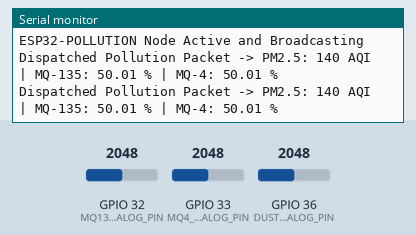
This sketch was run on a simulated ESP32. Parts: the last lines printed to the serial monitor. Inputs (shaded band) come from the test bench; at power-on: GPIO 32 (MQ135_ANALOG_PIN) = 2048, GPIO 33 (MQ4_ANALOG_PIN) = 2048, GPIO 36 (DUST_ANALOG_PIN) = 2048.

Above: at 2.8 s.
2.9 s: GPIO 32 (MQ135_ANALOG_PIN) set to 2866
At 4.6 s:
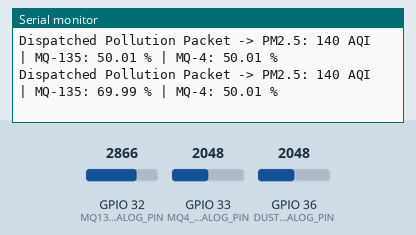
5.6 s: GPIO 33 (MQ4_ANALOG_PIN) set to 2866
At 7.4 s:
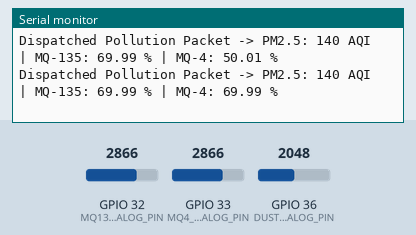
8.3 s: GPIO 36 (DUST_ANALOG_PIN) set to 2866
At 10.5 s:
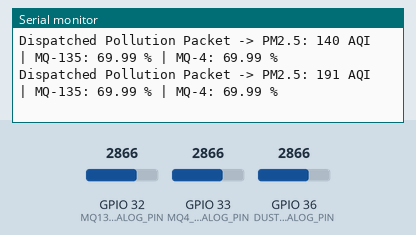
11.0 s: GPIO 32 (MQ135_ANALOG_PIN) set to 3603
At 13.3 s:
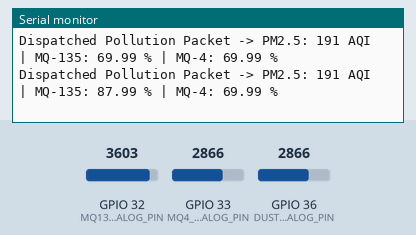
13.7 s: GPIO 33 (MQ4_ANALOG_PIN) set to 3603
At 14.9 s:
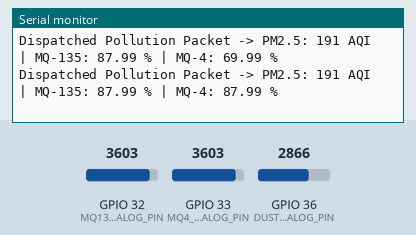
16.4 s: GPIO 36 (DUST_ANALOG_PIN) set to 3603
At 19.4 s:
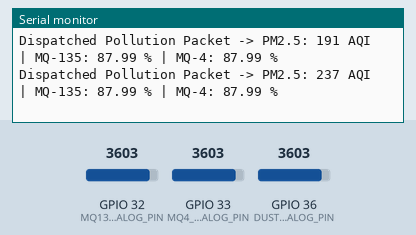
Timing chart, 0 to 20.1 s (numbered marks = the images above; inputs shaded):
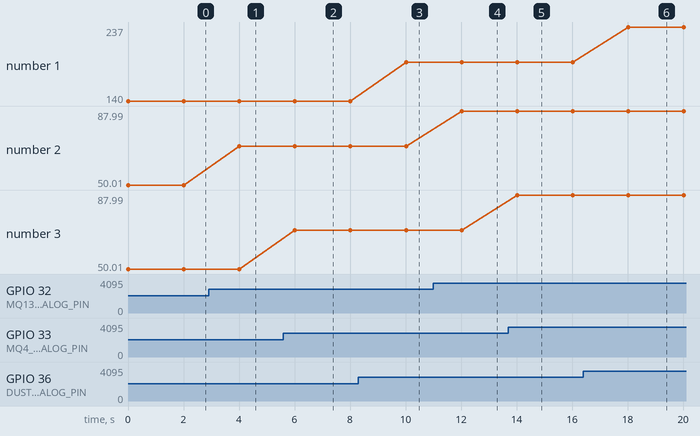

Measured:
- after the input at 2.9 s, the serial monitor: prints a new line after 1.1 s (image 1)
- after the input at 5.6 s, the serial monitor: prints a new line after 0.41 s (image 2)
- after the input at 8.3 s, the serial monitor: prints a new line after 1.7 s (image 3)
- after the input at 11.0 s, the serial monitor: prints a new line after 1.0 s (image 4)
- after the input at 13.7 s, the serial monitor: prints a new line after 0.32 s (image 5)
- after the input at 16.4 s, the serial monitor: prints a new line after 1.6 s (image 6)
- plotted number 1: 140 → 191 after the input at 8.3 s, 191 → 237 after the input at 16.4 s
- plotted number 2: 50.01 → 69.99 after the input at 2.9 s, 69.99 → 87.99 after the input at 11.0 s

The sketch:

ESP32_Sensor_Pollution.ino
```cpp
/*
 * ==============================================================================
 * AegisNet (EcoMonitor) — Sensor Node 3: Air Pollution & Toxic Gas
 * Node ID: ESP32-POLLUTION
 * Sensors: Optical PM2.5/10 Dust Sensor + MQ-135 (NH3/Air) + MQ-4 (Methane/CNG)
 * Target Region: Narol-Vatva GIDC Industrial Corridor
 * ==============================================================================
 */

#include <WiFi.h>
#include <esp_now.h>

// PIN CONFIGURATION
#define MQ135_ANALOG_PIN 32
#define MQ4_ANALOG_PIN   33
#define DUST_ANALOG_PIN  36 // VP pin

uint8_t gatewayAddress[] = {0xFF, 0xFF, 0xFF, 0xFF, 0xFF, 0xFF};

typedef struct struct_message {
  char node_id[20];
  float water_level_cm;
  float soil_moisture;
  float temperature_c;
  float humidity_pct;
  float gas_ppm;
  bool flame_detected;
  int smoke_aqi;
  int pm10;
  float mq135_strength;
  float mq4_strength;
  int battery_pct;
  int rssi;
} struct_message;

struct_message packet;
esp_now_peer_info_t peerInfo;

int readDustAqi() {
  int raw = analogRead(DUST_ANALOG_PIN);
  // Map ADC reading to representative PM2.5 AQI range (10 - 250)
  int aqi = map(raw, 200, 3000, 25, 200);
  if (aqi < 15) aqi = 15;
  return aqi;
}

float readMq135() {
  int raw = analogRead(MQ135_ANALOG_PIN);
  float strength = (raw / 4095.0) * 100.0;
  return strength;
}

float readMq4() {
  int raw = analogRead(MQ4_ANALOG_PIN);
  float strength = (raw / 4095.0) * 100.0;
  return strength;
}

void setup() {
  Serial.begin(115200);
  pinMode(MQ135_ANALOG_PIN, INPUT);
  pinMode(MQ4_ANALOG_PIN, INPUT);
  pinMode(DUST_ANALOG_PIN, INPUT);

  WiFi.mode(WIFI_STA);

  if (esp_now_init() != ESP_OK) {
    Serial.println("Error initializing ESP-NOW");
    return;
  }

  memcpy(peerInfo.peer_addr, gatewayAddress, 6);
  peerInfo.channel = 0;
  peerInfo.encrypt = false;

  if (esp_now_add_peer(&peerInfo) != ESP_OK) {
    Serial.println("Failed to add peer");
    return;
  }

  strcpy(packet.node_id, "ESP32-POLLUTION");
  packet.battery_pct = 92;
  Serial.println("ESP32-POLLUTION Node Active and Broadcasting");
}

void loop() {
  packet.smoke_aqi = readDustAqi();
  packet.pm10 = (int)(packet.smoke_aqi * 1.35);
  packet.mq135_strength = readMq135();
  packet.mq4_strength = readMq4();
  packet.battery_pct = 92;

  esp_now_send(gatewayAddress, (uint8_t *)&packet, sizeof(packet));

  Serial.print("Dispatched Pollution Packet -> PM2.5: ");
  Serial.print(packet.smoke_aqi);
  Serial.print(" AQI | MQ-135: ");
  Serial.print(packet.mq135_strength);
  Serial.print(" % | MQ-4: ");
  Serial.print(packet.mq4_strength);
  Serial.println(" %");

  delay(2000);
}
```
